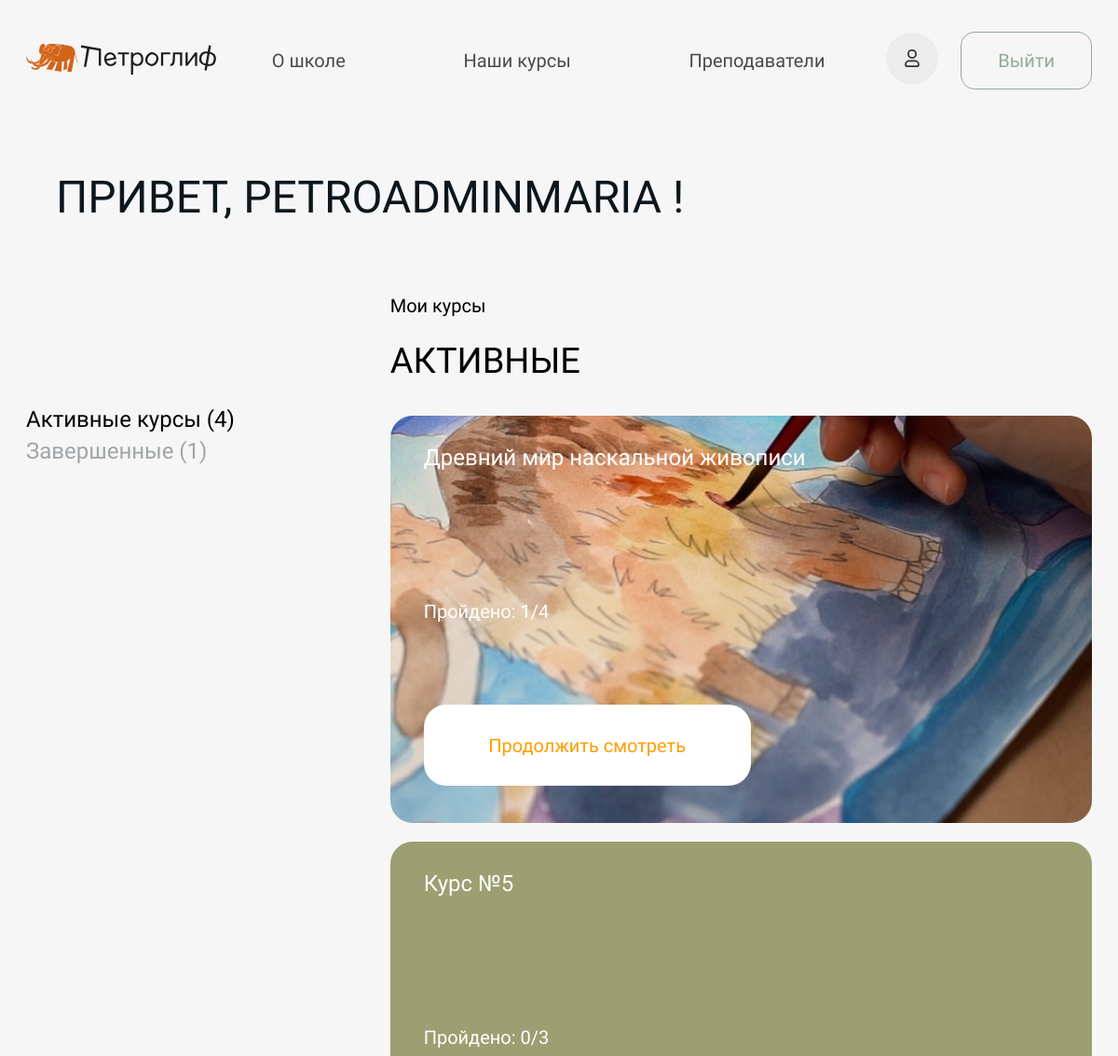
Before: /self-account/ (signed in, upper part) with the older database file.
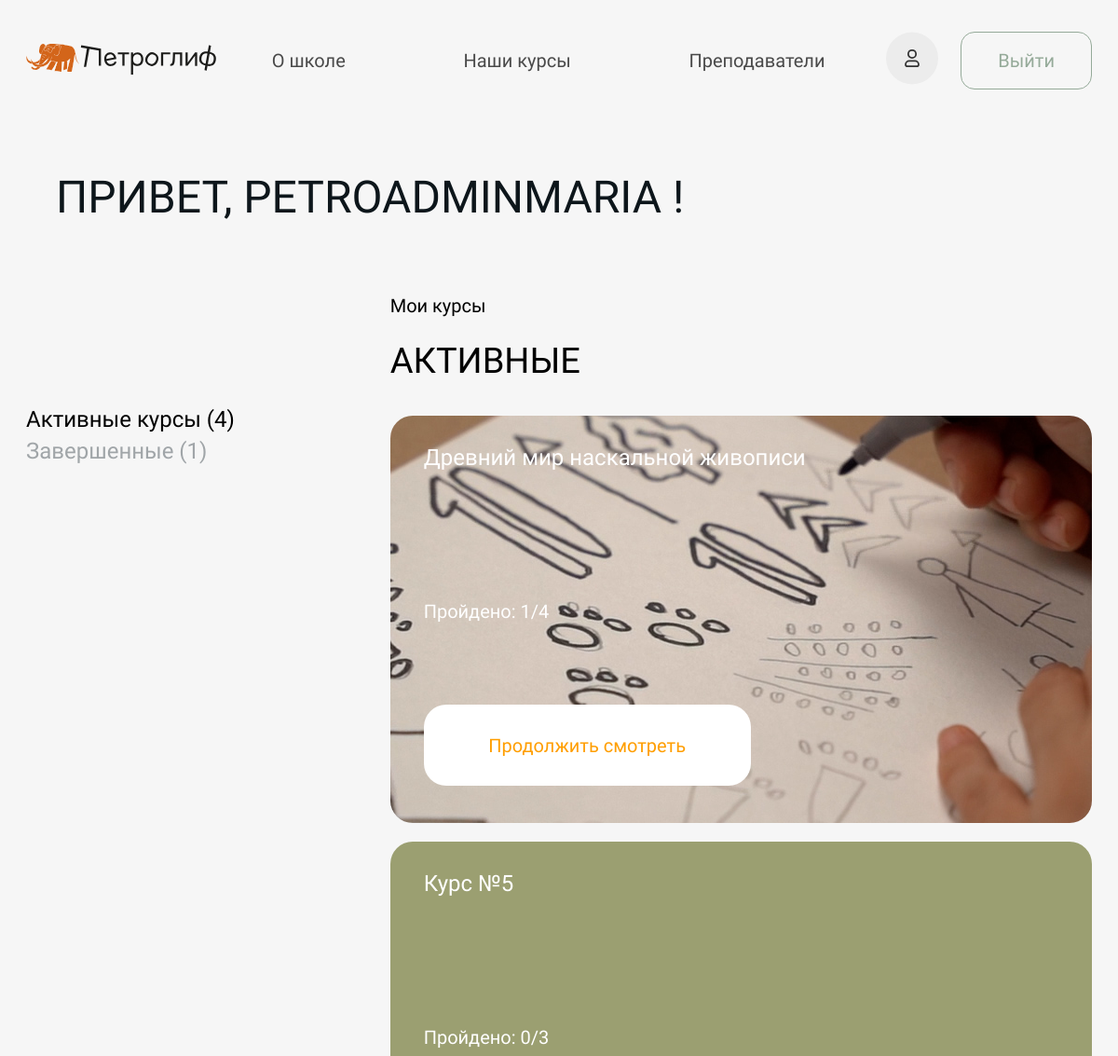
After: the same page with the newer database file.
### mainapp/models.py (models this page shows, shortened)
class Course(models.Model):
    class CourseCategory(models.TextChoices):
        ART = ("ART", "ИСКУССТВО")
        DESIGN = ("DESIGN", "ДИЗАЙН")
        SOFT_SKILLS = ("SOFT_SKILLS", "SOFT SKILLS")
    id = models.UUIDField(default=uuid4, primary_key=True)
    title = models.CharField(verbose_name="Название курса", max_length=150)
    slug = models.SlugField(verbose_name="URL", max_length=200, unique=True, blank=True, null=True)
    category = models.CharField(verbose_name="Категория курса", max_length=11, choices=CourseCategory.choices)
    note = models.CharField(verbose_name="Цель курса", max_length=200, blank=True)
    description = models.TextField(verbose_name="Описание курса", blank=True)
    price = models.IntegerField(verbose_name="Стоимость курса")
    image = models.ImageField(verbose_name="Изображение", blank=True, null=True, upload_to="сourses_images")
    talents = models.ManyToManyField(Talent, verbose_name="Навыки, которые дает курс", related_name="courses")
    benefits = models.ManyToManyField(Benefit, verbose_name="Польза курса", related_name="courses")
    lesson_qty = models.CharField(verbose_name="Количество уроков", max_length=25, blank=True)
    duration = models.CharField(verbose_name="Продолжительность курса", max_length=25, blank=True)
    age_group = models.CharField(verbose_name="Возрастная группа", max_length=25, blank=True)
    tools = models.TextField(verbose_name="Необходимые материалы и инструменты для курса", blank=True)
    preparation = models.ForeignKey(Preparation, verbose_name="Уровень подготовки", on_delete=models.CASCADE,
                                    null=True, related_name="courses")
    filling = models.TextField(verbose_name="Наполнение курса", blank=True)
    mentors = models.ManyToManyField(Mentor, verbose_name="Менторы", related_name="courses")
    question_lessons_features = models.TextField(verbose_name="Как проходят занятия на курсе?")
    question_access_duration = models.TextField(verbose_name="На сколько по времени доступен курс?")
    question_homework = models.TextField(verbose_name="Что насчет домашнего задания?")
    question_joining_telegram_chat = models.TextField(verbose_name="Что я получу, вступив в телеграм-канал курса?")
    question_paid_no_access = models.TextField(verbose_name="Я оплатил и не получил доступ к курсу")
    telegram_channel_link = models.URLField(verbose_name="Ссылка на тг-канал", blank=True, null=True)
    is_popular = models.BooleanField(verbose_name="Популярный", default=False)
    created_at = models.DateTimeField(verbose_name='Создан', auto_now_add=True)
    updated_at = models.DateTimeField(verbose_name='Обновлен', auto_now=True)
    deleted = models.BooleanField(verbose_name="Удален", default=False)
    class Meta:
        verbose_name = "Курс"
        verbose_name_plural = "Курсы"
        ordering = ["title"]

### mainapp/views.py (the view)
# urls.py: path('self-account/', main_views.view_self_account, name='self-account'),
def view_self_account(request):
    current_user = request.user
    if current_user.is_authenticated:
        account_courses = {}
        active_courses = 0
        completed_courses = 0
        courses = current_user.courses.all()
        for course in courses:
            account_courses[course.id] = {}
            account_courses[course.id]['title'] = course.title
            account_courses[course.id]['slug'] = course.slug
            account_courses[course.id]['image'] = course.image
            account_courses[course.id]['lesons_count'] = course.lessons.count()
            studentCourse = mainapp_models.StudentCourse.objects.filter(user=current_user) & mainapp_models.StudentCourse.objects.filter(course=course)
            if studentCourse:
                account_courses[course.id]['lesons_view'] = studentCourse[0].lesson_number - 1
            else:
                account_courses[course.id]['lesons_view'] = 0
            if account_courses[course.id]['lesons_count'] > account_courses[course.id]['lesons_view']:
                account_courses[course.id]['is_active'] = True
                active_courses += 1
            else:
                account_courses[course.id]['is_active'] = False
                completed_courses += 1
        context = {'user': current_user,
                   'active_courses': active_courses,
                   'completed_courses': completed_courses,
                   'account_courses': account_courses,
                   }
        return render(request, 'mainapp/user_page.html', context)
    else:
        messages.error(request, 'Для входа в личный кабинет Вам необходимо авторизоваться')
        return redirect('index')

### authapp/auth.py (called while the page is built)
    def get_user(self, user_id):
        try:
            return User.objects.get(pk=user_id)
        except User.DoesNotExist:
            return None

### mainapp/templates/mainapp/user_page.html (shortened to what this page needs)
{% extends "mainapp/base.html" %}
{% block content %}
    {% include "mainapp/parts_pages/account_courses.html" %}
{% endblock %}

### mainapp/templates/mainapp/parts_pages/account_courses.html (shortened to what this page needs)
{% load static %}
<div class="site-box">
    <h1 class="section__title">Привет, {{ user.first_name }} !</h1>
</div>
<div class="site-box">
    <div class="account__courses-my">
        <div class="account__courses-my-nothing"></div>
        <div class="account__courses-my-text">Мои курсы</div>
    </div>
    <div class="account__courses">
        <div class="account__courses-stat">
            <p class="account__courses-stat-active">Активные курсы ({{ active_courses }})</p>
            <p class="account__courses-stat-end">Завершенные ({{ completed_courses }})</p>
        </div>
        <div class="account__courses-data">
            <p class="account__courses-active">АКТИВНЫЕ</p>
            {% if active_courses <= 0 %}
            <div class="account__courses-none">
                <p>У вас нет активных курсов</p>
                <a href="/#anchor-courses" class="account__courses-buy">Выбрать курс</a>
            </div>
            {% else %}
                {% for key, value in account_courses.items %}
                    {% if value.is_active %}
                    <div class="account__courses-card">
                        <img src="/media/{{ value.image }}" alt="" class="account__courses-card-img">
                        <p class="account__courses-card-name">{{ value.title }}</p>
                        <p class="account__courses-card-count">Пройдено: {{ value.lesons_view }}/{{ value.lesons_count }}</p>
                        <a href="/self-account/course/{{ value.slug }}/" class="account__courses-card-a">
                            <div class="account__courses-card-btn">Продолжить смотреть</div>
                        </a>
                    </div>
                    {% endif %}
                {% endfor %}
            {% endif %}
        </div>
    </div>
</div>

Changed rows visible on the page:
changed Course "Древний мир наскальной живописи": image: a different picture
